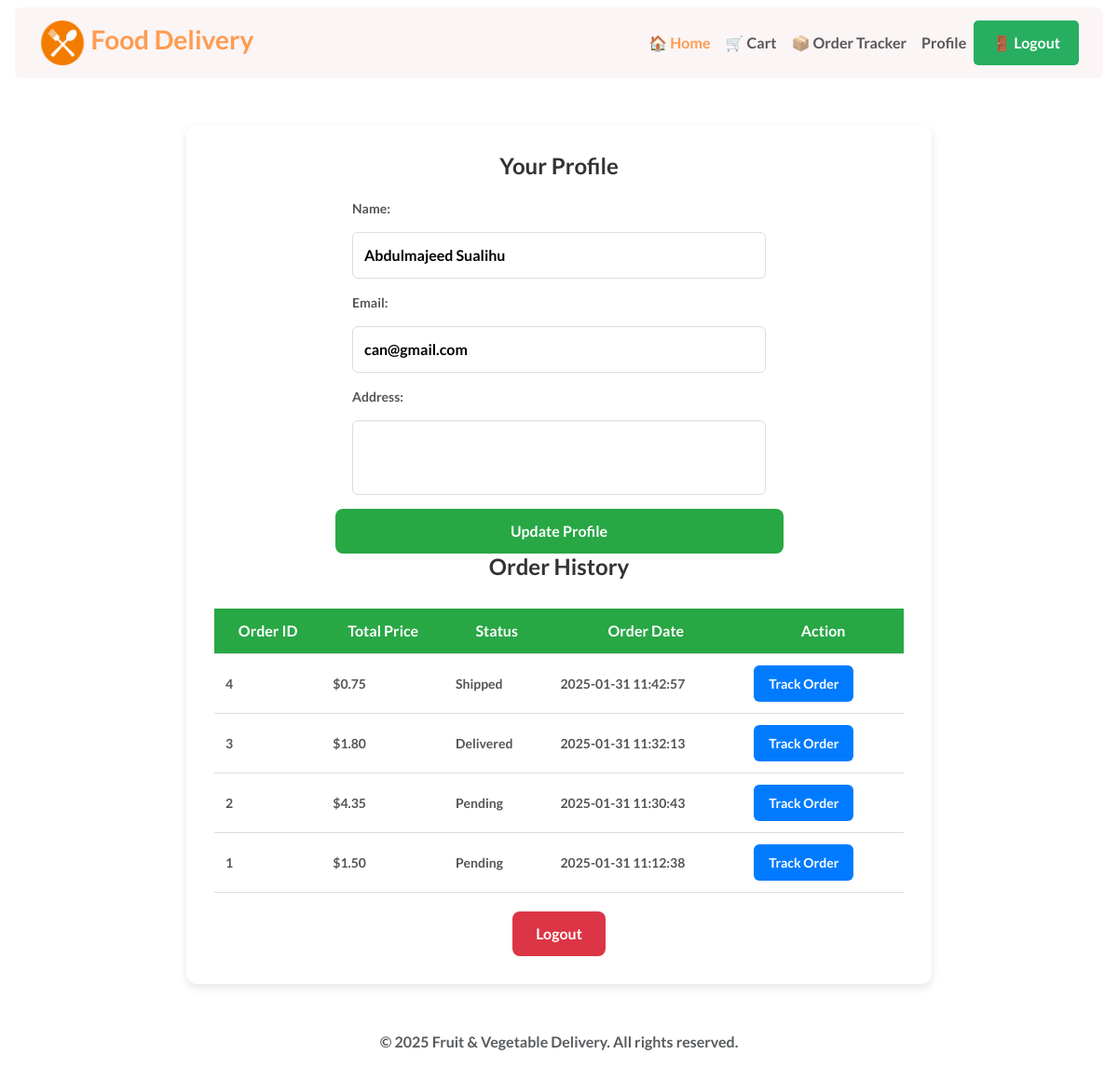
The app's page /user/profile.php (signed in) with its own data.
### tables this page shows
CREATE TABLE IF NOT EXISTS `users` (
  `user_id` int NOT NULL AUTO_INCREMENT,
  `name` varchar(100) NOT NULL,
  `email` varchar(100) NOT NULL,
  `password` varchar(255) NOT NULL,
  `role` enum('customer','admin') DEFAULT 'customer',
  `created_at` timestamp NULL DEFAULT CURRENT_TIMESTAMP,
  `address` text NOT NULL,
  PRIMARY KEY (`user_id`),
  UNIQUE KEY `email` (`email`)
);

CREATE TABLE IF NOT EXISTS `orders` (
  `order_id` int NOT NULL AUTO_INCREMENT,
  `user_id` int NOT NULL,
  `total_price` decimal(10,2) NOT NULL,
  `address` text NOT NULL,
  `payment_method` varchar(50) NOT NULL,
  `status` varchar(50) DEFAULT 'Pending',
  `order_number` varchar(50) NOT NULL,
  `order_date` timestamp NULL DEFAULT CURRENT_TIMESTAMP,
  `created_at` timestamp NULL DEFAULT CURRENT_TIMESTAMP,
  `expected_delivery` date DEFAULT NULL,
  PRIMARY KEY (`order_id`),
  UNIQUE KEY `order_number` (`order_number`),
  KEY `user_id` (`user_id`)
);

### user/profile.php (the view, shortened to what this page needs)
<?php
include 'includes/../../db.php';
$user_id = $_SESSION['user_id'];
$sql = "SELECT * FROM users WHERE user_id = '$user_id'";
$result = $conn->query($sql);
$user = $result->fetch_assoc();
$order_sql = "SELECT * FROM orders WHERE user_id = '$user_id' ORDER BY order_date DESC";
$order_result = $conn->query($order_sql);
?>
<!DOCTYPE html>
<html lang="en">
<head>
    <link rel="stylesheet" href="./profile.css">
</head>
<body>
<?php include 'includes/../header.php'; ?>
<div class="profile-container">
    <h2>Your Profile</h2>
    <form method="POST">
        <label>Name:</label>
        <input type="text" name="name" value="<?php echo htmlspecialchars($user['name']); ?>" required>
        <label>Email:</label>
        <input type="email" name="email" value="<?php echo htmlspecialchars($user['email']); ?>" required>
        <label>Address:</label>
        <textarea name="address" required><?php echo htmlspecialchars($user['address']); ?></textarea>
        <button type="submit">Update Profile</button>
    </form>
    <h2>Order History</h2>
    <table>
        <thead>
            <tr>
                <th>Order ID</th>
                <th>Total Price</th>
                <th>Status</th>
                <th>Order Date</th>
                <th>Action</th>
            </tr>
        </thead>
        <tbody>
            <?php while ($order = $order_result->fetch_assoc()): ?>
                <tr>
                    <td><?php echo $order['order_id']; ?></td>
                    <td>$<?php echo number_format($order['total_price'], 2); ?></td>
                    <td><?php echo $order['status']; ?></td>
                    <td><?php echo $order['order_date']; ?></td>
                    <td><a href="tracker.php?order_id=<?php echo $order['order_id']; ?>" class="btn">Track Order</a></td>
                </tr>
            <?php endwhile; ?>
        </tbody>
    </table>
    <a href="logout.php" class="logout-btn">Logout</a>
</div>
<?php include 'includes/../footer.php'; ?>
</body>
</html>

### user/profile.css (style rules this page uses)
body { font-family: Arial, sans-serif; background-color: #f4f4f4; margin: 0; padding: 0; }
.profile-container { width: 90%; max-width: 800px; margin: 50px auto; background: #fff; padding: 30px; border-radius: 12px; box-shadow: 0px 4px 10px rgba(0, 0, 0, 0.1); text-align: center; }
.profile-container h2 { font-size: 24px; color: #333; margin-bottom: 20px; }
.profile-container form { display: flex; flex-direction: column; gap: 15px; align-items: center; }
.profile-container label { font-weight: bold; font-size: 14px; color: #555; align-self: flex-start; margin-left: 20%; }
.profile-container input, .profile-container textarea { width: 60%; padding: 12px; border: 1px solid #ddd; border-radius: 6px; font-size: 16px; }
.profile-container textarea { height: 80px; resize: none; }
.profile-container button { width: 65%; padding: 12px; background: #28a745; color: white; border: none; font-size: 16px; border-radius: 8px; cursor: pointer; transition: 0.3s ease; }
.profile-container table { width: 100%; margin-top: 30px; border-collapse: collapse; text-align: left; background: #fff; }
.profile-container th, .profile-container td { padding: 12px; border-bottom: 1px solid #ddd; }
.profile-container th { background: #28a745; color: white; text-align: center; }
.profile-container td { font-size: 14px; color: #555; }
.profile-container .btn { background: #007bff; color: white; padding: 8px 15px; text-decoration: none; border-radius: 6px; font-size: 14px; transition: 0.3s; }
.profile-container .logout-btn { display: inline-block; margin-top: 20px; background: #dc3545; color: white; padding: 12px 25px; text-decoration: none; border-radius: 8px; font-size: 16px; transition: 0.3s ease; }

### records on screen
users: name "Abdulmajeed Sualihu", email "can@gmail.com"
orders: order_id "4", total_price "0.75", status "Shipped", order_date "2025-01-31 11:42:57"
orders: order_id "3", total_price "1.80", status "Delivered", order_date "2025-01-31 11:32:13"
orders: order_id "2", total_price "4.35", status "Pending", order_date "2025-01-31 11:30:43"
orders: order_id "1", total_price "1.50", status "Pending", order_date "2025-01-31 11:12:38"
